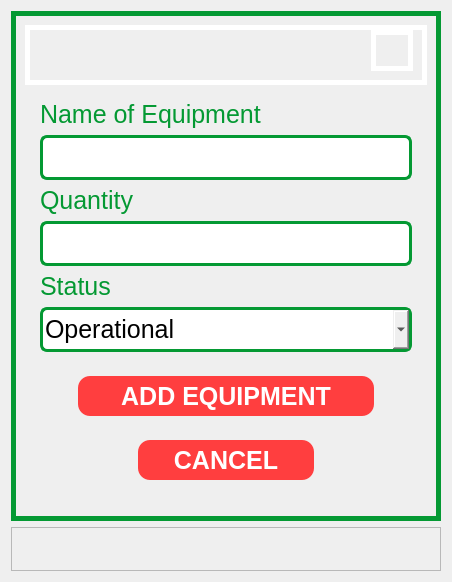
               <widget class="QWidget" name="page_9">
                <layout class="QGridLayout" name="gridLayout_30">
                 <item row="1" column="0">
                  <widget class="QFrame" name="frame_4">
                   <property name="maximumSize">
                    <size>
                     <width>16777215</width>
                     <height>180</height>
                    </size>
                   </property>
                   <property name="frameShape">
                    <enum>QFrame::StyledPanel</enum>
                   </property>
                   <property name="frameShadow">
                    <enum>QFrame::Raised</enum>
                   </property>
                   <layout class="QHBoxLayout" name="horizontalLayout_10">
                    <item>
                     <widget class="QPushButton" name="add_equipment_main_error_notif">
                      <property name="focusPolicy">
                       <enum>Qt::NoFocus</enum>
                      </property>
                      <property name="styleSheet">
                       <string notr="true">border-color: white;
font: 20px Arial, serif;
color: black;
border-radius: 0.1px;</string>
                      </property>
                      <property name="text">
                       <string/>
                      </property>
                     </widget>
                    </item>
                   </layout>
                  </widget>
                 </item>
                 <item row="0" column="0">
                  <widget class="QFrame" name="frame_128">
                   <property name="minimumSize">
                    <size>
                     <width>430</width>
                     <height>430</height>
                    </size>
                   </property>
                   <property name="maximumSize">
                    <size>
                     <width>430</width>
                     <height>600</height>
                    </size>
                   </property>
                   <property name="styleSheet">
                    <string notr="true">border-radius: 0px;
border-style: solid;
border-width: 5px;
border-color: #049933;</string>
                   </property>
                   <property name="frameShape">
                    <enum>QFrame::StyledPanel</enum>
                   </property>
                   <property name="frameShadow">
                    <enum>QFrame::Raised</enum>
                   </property>
                   <layout class="QVBoxLayout" name="verticalLayout_26">
                    <item>
                     <widget class="QFrame" name="frame_185">
                      <property name="minimumSize">
                       <size>
                        <width>0</width>
                        <height>60</height>
                       </size>
                      </property>
                      <property name="maximumSize">
                       <size>
                        <width>16777215</width>
                        <height>60</height>
                       </size>
                      </property>
                      <property name="styleSheet">
                       <string notr="true">border-color: white;</string>
                      </property>
                      <property name="frameShape">
                       <enum>QFrame::StyledPanel</enum>
                      </property>
                      <property name="frameShadow">
                       <enum>QFrame::Raised</enum>
                      </property>
                      <layout class="QHBoxLayout" name="horizontalLayout_56">
                       <property name="topMargin">
                        <number>0</number>
                       </property>
                       <item>
                        <spacer name="horizontalSpacer_7">
                         <property name="orientation">
                          <enum>Qt::Horizontal</enum>
                         </property>
                         <property name="sizeHint" stdset="0">
                          <size>
                           <width>40</width>
                           <height>20</height>
                          </size>
                         </property>
                        </spacer>
                       </item>
                       <item>
                        <widget class="QPushButton" name="pushButton_27">
                         <property name="maximumSize">
                          <size>
                           <width>16777215</width>
                           <height>60</height>
                          </size>
                         </property>
                         <property name="focusPolicy">
                          <enum>Qt::NoFocus</enum>
                         </property>
                         <property name="styleSheet">
                          <string notr="true">border-radius: 0.1px;</string>
                         </property>
                         <property name="text">
                          <string/>
                         </property>
                         <property name="icon">
                          <iconset>
                           <normaloff>images/Spirit’s FITNESS GYM.png</normaloff>images/Spirit’s FITNESS GYM.png</iconset>
                         </property>
                         <property name="iconSize">
                          <size>
                           <width>200</width>
                           <height>30</height>
                          </size>
                         </property>
                        </widget>
                       </item>
                      </layout>
                     </widget>
                    </item>
                    <item>
                     <widget class="QFrame" name="frame_186">
                      <property name="styleSheet">
                       <string notr="true">border-color: white;
border-width: 0px;</string>
                      </property>
                      <property name="frameShape">
                       <enum>QFrame::StyledPanel</enum>
                      </property>
                      <property name="frameShadow">
                       <enum>QFrame::Raised</enum>
                      </property>
                      <layout class="QGridLayout" name="gridLayout_41">
                       <item row="10" column="0" colspan="3">
                        <widget class="QFrame" name="frame_191">
                         <property name="maximumSize">
                          <size>
                           <width>16777215</width>
                           <height>250</height>
                          </size>
                         </property>
                         <property name="frameShape">
                          <enum>QFrame::StyledPanel</enum>
                         </property>
                         <property name="frameShadow">
                          <enum>QFrame::Raised</enum>
                         </property>
                         <layout class="QVBoxLayout" name="verticalLayout_27">
                          <item>
                           <widget class="QFrame" name="frame_192">
                            <property name="styleSheet">
                             <string notr="true">QPushButton{
border-color: #FF3E3F;
background-color: rgb(255, 62, 63);
color: rgb(255, 255, 255);
font: bold 25px Arial, serif;
border-radius: 12px;

cursor: grab;
}

QPushButton:hover{
	border-color:#cc3132;
	background-color: #cc3132;
}
</string>
                            </property>
                            <property name="frameShape">
                             <enum>QFrame::StyledPanel</enum>
                            </property>
                            <property name="frameShadow">
                             <enum>QFrame::Raised</enum>
                            </property>
                            <layout class="QHBoxLayout" name="horizontalLayout_57">
                             <item>
                              <widget class="QFrame" name="frame_193">
                               <property name="maximumSize">
                                <size>
                                 <width>20</width>
                                 <height>16777215</height>
                                </size>
                               </property>
                               <property name="frameShape">
                                <enum>QFrame::StyledPanel</enum>
                               </property>
                               <property name="frameShadow">
                                <enum>QFrame::Raised</enum>
                               </property>
                              </widget>
                             </item>
                             <item>
                              <widget class="QPushButton" name="confirm_add_equipment_main_btn">
                               <property name="minimumSize">
                                <size>
                                 <width>0</width>
                                 <height>40</height>
                                </size>
                               </property>
                               <property name="cursor">
                                <cursorShape>PointingHandCursor</cursorShape>
                               </property>
                               <property name="focusPolicy">
                                <enum>Qt::NoFocus</enum>
                               </property>
                               <property name="contextMenuPolicy">
                                <enum>Qt::NoContextMenu</enum>
                               </property>
                               <property name="text">
                                <string>ADD EQUIPMENT</string>
                               </property>
                              </widget>
                             </item>
                             <item>
                              <widget class="QFrame" name="frame_194">
                               <property name="maximumSize">
                                <size>
                                 <width>20</width>
                                 <height>16777215</height>
                                </size>
                               </property>
                               <property name="frameShape">
                                <enum>QFrame::StyledPanel</enum>
                               </property>
                               <property name="frameShadow">
                                <enum>QFrame::Raised</enum>
                               </property>
                              </widget>
                             </item>
                            </layout>
                           </widget>
                          </item>
                          <item>
                           <widget class="QFrame" name="frame_195">
                            <property name="maximumSize">
                             <size>
                              <width>16777215</width>
                              <height>100</height>
                             </size>
                            </property>
                            <property name="frameShape">
                             <enum>QFrame::StyledPanel</enum>
                            </property>
                            <property name="frameShadow">
                             <enum>QFrame::Raised</enum>
                            </property>
                            <layout class="QHBoxLayout" name="horizontalLayout_58">
                             <item>
                              <widget class="QFrame" name="frame_196">
                               <property name="maximumSize">
                                <size>
                                 <width>80</width>
                                 <height>90</height>
                                </size>
                               </property>
                               <property name="frameShape">
                                <enum>QFrame::StyledPanel</enum>
                               </property>
                               <property name="frameShadow">
                                <enum>QFrame::Raised</enum>
                               </property>
                              </widget>
                             </item>
                             <item>
                              <widget class="QPushButton" name="cancel_add_equipment_main_btn">
                               <property name="minimumSize">
                                <size>
                                 <width>0</width>
                                 <height>40</height>
                                </size>
                               </property>
                               <property name="cursor">
                                <cursorShape>PointingHandCursor</cursorShape>
                               </property>
                               <property name="focusPolicy">
                                <enum>Qt::NoFocus</enum>
                               </property>
                               <property name="styleSheet">
                                <string notr="true">QPushButton{
border-color: #FF3E3F;
background-color: rgb(255, 62, 63);
color: rgb(255, 255, 255);
font: bold 25px Arial, serif;
border-radius: 12px;

cursor: grab;
}

QPushButton:hover{
	border-color:#cc3132;
	background-color: #cc3132;
}
</string>
                               </property>
                               <property name="text">
                                <string>CANCEL</string>
                               </property>
                              </widget>
                             </item>
                             <item>
                              <widget class="QFrame" name="frame_197">
                               <property name="maximumSize">
                                <size>
                                 <width>80</width>
                                 <height>100</height>
                                </size>
                               </property>
                               <property name="frameShape">
                                <enum>QFrame::StyledPanel</enum>
                               </property>
                               <property name="frameShadow">
                                <enum>QFrame::Raised</enum>
                               </property>
                              </widget>
                             </item>
                            </layout>
                           </widget>
                          </item>
                         </layout>
                        </widget>
                       </item>
                       <item row="3" column="0" rowspan="2">
                        <widget class="QFrame" name="frame_187">
                         <property name="frameShape">
                          <enum>QFrame::StyledPanel</enum>
                         </property>
                         <property name="frameShadow">
                          <enum>QFrame::Raised</enum>
                         </property>
                        </widget>
                       </item>
                       <item row="0" column="2" rowspan="2">
                        <widget class="QFrame" name="frame_190">
                         <property name="frameShape">
                          <enum>QFrame::StyledPanel</enum>
                         </property>
                         <property name="frameShadow">
                          <enum>QFrame::Raised</enum>
                         </property>
                        </widget>
                       </item>
                       <item row="0" column="1">
                        <widget class="QLabel" name="label_61">
                         <property name="maximumSize">
                          <size>
                           <width>330</width>
                           <height>45</height>
                          </size>
                         </property>
                         <property name="styleSheet">
                          <string notr="true">border-color: white;
font: 25px Arial, serif;
color: rgb(4, 153, 51);</string>
                         </property>
                         <property name="text">
                          <string>Name of Equipment</string>
                         </property>
                        </widget>
                       </item>
                       <item row="3" column="2" rowspan="2">
                        <widget class="QFrame" name="frame_188">
                         <property name="frameShape">
                          <enum>QFrame::StyledPanel</enum>
                         </property>
                         <property name="frameShadow">
                          <enum>QFrame::Raised</enum>
                         </property>
                        </widget>
                       </item>
                       <item row="3" column="1">
                        <widget class="QLabel" name="label_60">
                         <property name="maximumSize">
                          <size>
                           <width>330</width>
                           <height>45</height>
                          </size>
                         </property>
                         <property name="styleSheet">
                          <string notr="true">border-color: white;
font: 25px Arial, serif;
color: rgb(4, 153, 51);</string>
                         </property>
                         <property name="text">
                          <string>Quantity</string>
                         </property>
                        </widget>
                       </item>
                       <item row="1" column="1">
                        <widget class="QLineEdit" name="equipment_add_name_input">
                         <property name="minimumSize">
                          <size>
                           <width>0</width>
                           <height>45</height>
                          </size>
                         </property>
                         <property name="styleSheet">
                          <string notr="true">QLineEdit{
border: 3px solid  #049933;;
border-radius: 0px;
font: 25px Arial, serif;
border-radius: 7px;
}
QLineEdit:focus{
border-color: #00bc3b;
background-color: #f2f2f2;
}</string>
                         </property>
                        </widget>
                       </item>
                       <item row="0" column="0" rowspan="2">
                        <widget class="QFrame" name="frame_189">
                         <property name="frameShape">
                          <enum>QFrame::StyledPanel</enum>
                         </property>
                         <property name="frameShadow">
                          <enum>QFrame::Raised</enum>
                         </property>
                        </widget>
                       </item>
                       <item row="6" column="1">
                        <widget class="QLabel" name="label_10">
                         <property name="minimumSize">
                          <size>
                           <width>0</width>
                           <height>0</height>
                          </size>
                         </property>
                         <property name="maximumSize">
                          <size>
                           <width>16777215</width>
                           <height>45</height>
                          </size>
                         </property>
                         <property name="styleSheet">
                          <string notr="true">border-color: white;
font: 25px Arial, serif;
color: rgb(4, 153, 51);</string>
                         </property>
                         <property name="text">
                          <string>Status</string>
                         </property>
                        </widget>
                       </item>
                       <item row="7" column="1">
                        <widget class="QComboBox" name="equipment_add_status_comboBox">
                         <property name="minimumSize">
                          <size>
                           <width>0</width>
                           <height>45</height>
                          </size>
                         </property>
                         <property name="focusPolicy">
                          <enum>Qt::NoFocus</enum>
                         </property>
                         <property name="styleSheet">
                          <string notr="true">QComboBox{
border: 3px solid  #049933;;
border-radius: 0px;
font: 25px Arial, serif;
border-radius: 7px;
}
QComboBox:focus{
border-color: #00bc3b;
background-color: #f2f2f2;
}</string>
                         </property>
                         <item>
                          <property name="text">
                           <string>Operational</string>
                          </property>
                         </item>
                         <item>
                          <property name="text">
                           <string>Defect</string>
                          </property>
                         </item>
                        </widget>
                       </item>
                       <item row="4" column="1">
                        <widget class="QLineEdit" name="equipment_add_qty_input">
                         <property name="minimumSize">
                          <size>
                           <width>0</width>
                           <height>45</height>
                          </size>
                         </property>
                         <property name="focusPolicy">
                          <enum>Qt::StrongFocus</enum>
                         </property>
                         <property name="styleSheet">
                          <string notr="true">QLineEdit{
border: 3px solid  #049933;;
border-radius: 0px;
font: 25px Arial, serif;
border-radius: 7px;
}
QLineEdit:focus{
border-color: #00bc3b;
background-color: #f2f2f2;
}</string>
                         </property>
                        </widget>
                       </item>
                      </layout>
                     </widget>
                    </item>
                   </layout>
                  </widget>
                 </item>
                </layout>
               </widget>
